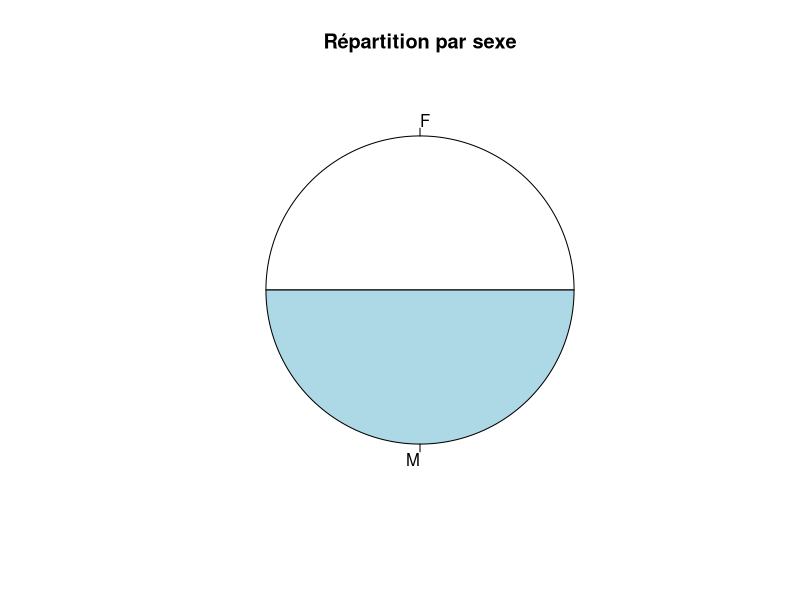
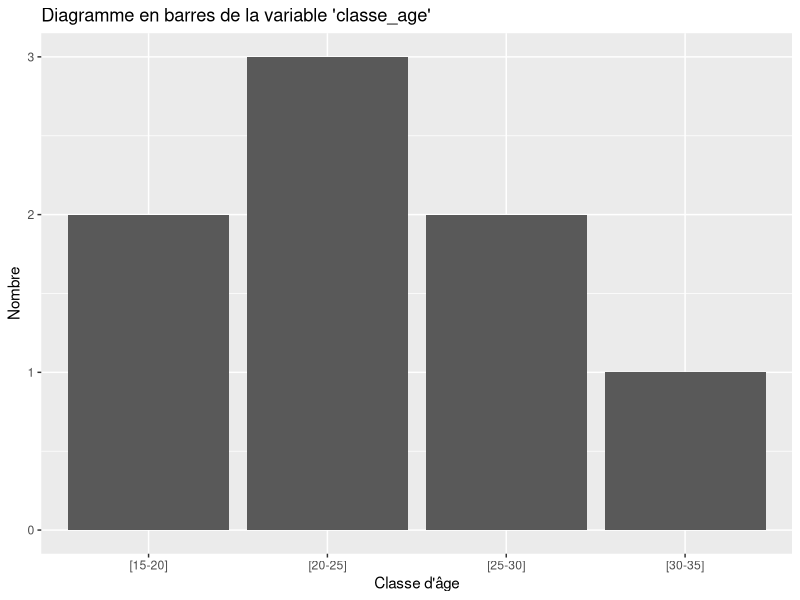

Write the R code that produced these figures, in order.
##Créer une base de données fictive ayant au moins 5 variables avec les types numériques, caractères, facteurs …
Donne <- data.frame(
  Nom = c("Ange","Aissatou","Awa","Niass","Ameth","Celina","Jeanne","Malick"),
  Age = c(19,16,20,21,22,25,29,35),
  Sexe = c("M","F","F","M","M","F","F","M"),
  Matim = c("Celibataire","Marié(e)","Celibataire","Celibataire","Marié(e)","Marié(e)","Celibataire","Marié(e)"),
  Nb_enf = c(6,0,3,0,9,0,1,1))
View(Donne)



##créer une matrice à partir de été ase de données, renommer les lignes et les colonnes.
Matrice <- as.matrix(Donne)
colnames(Matrice)<- c("Nom","Age","Sexe","Situation matrimoniale","Nombre d'enfants")
rownames(Matrice)<- c("Individu 1","Individu 2","Individu 3","Individu 4","Individu 5","Individu 6","Individu 7","Individu 8")
View(Matrice)



##Faites des statistiques descrptives
summary(Donne)



##Construisez des Graphiques

# Diagramme à secteurs
part <- table(Donne$Sexe)
pie(part, labels = names(part), main = "Répartition par sexe")

# Diagramme en barres
breaks <- seq(15, max(Donne$Age), by = 5)
labels <- paste("[", breaks[-length(breaks)], "-", breaks[-1], "]", sep="")
Donne$classe_age <- cut(Donne$Age, breaks = breaks, include.lowest = TRUE, right = FALSE, labels = labels)
if (!require(ggplot2)) install.packages('ggplot2')
library(ggplot2)
ggplot(Donne, aes(x=classe_age)) +
  geom_bar() +
  xlab("Classe d'âge") +
  ylab("Nombre") +
  ggtitle("Diagramme en barres de la variable 'classe_age'")



##Résoudre à la main un problème facile d’optimisation.

# Vecteur de coût
c <- c(-2, -3, -4)

# Matrice de contraintes
A <- matrix(c(3, 2, 1,
              2, 5, 3,
              4, 2, 2), nrow = 3, byrow = TRUE)

# Côtés droits des contraintes
b <- c(10, 15, 18)

# Solution initiale
B <- matrix(c(1, 0, 0,
              0, 1, 0,
              0, 0, 1), nrow = 3, byrow = TRUE)

# Indices des variables de base initiales
s <- c(1, 2, 3)

# Fonction Simplexe
simplex <- function(c, A, b, B, s) {
  i = 0
  j = 1
  sum = 0
  max = -1
  min = 1000000
  entryVariable = -1
  exitVariable = -1
  entryVariable.relative = -1
  exitVariable.relative = -1
  cb <- c()
  entryCriterion <- c()
  
  # Etape 1: Initialisation
  invB = solve(B)# Inversion de la matrice
  xb <- invB %*% b# Tableau de solution initiale
  
  for(i in s){# Tableau des indices de la solution
    cb <- c(cb, c[i])
  }
  cb[is.na(cb)] <- 0
  
  nos <- c()# Indices des variables candidats
  for(i in 1:3){
    if(!i %in% s){
      nos <- c(nos, i)
    }
  }
  
  # Itération par l'algorithme
  while(TRUE){
    # Etape 2: Critère d'entrée
    for(i in nos){     # On obtient le critère pour décider quelle variable va entrer dans la solution
      ac <- A[, i]
      y <- invB %*% ac
      
      candidateVariableCost = c[i]
      if(is.na(candidateVariableCost))  candidateVariableCost = 0
      entryCriterion <- c(entryCriterion, cb %*% y - candidateVariableCost)
    }
    
    for(i in entryCriterion){   # Maximum (la variable qui va entrer est obtenue)
      if(i <= 0){
        sum = sum + 1
      } else if(i > max){
        max = i
        entryVariable.relative = j
      }
      j = j + 1
    }
    
    if(sum == length(entryCriterion)){ # Une solution optimale a été trouvée
      print("[ Optimal solution ]")
      break
    }
    
    entryVariable = nos[entryVariable.relative] # L'index de la variable d'entrée est obtenu
    
    # Etape 3: Critère de sortie
    y <- c()
    sum = 0
    j = 1
    y <- invB %*% A[, entryVariable]
    
    for(i in y){
      if(i <= 0){
        sum = sum + 1
      } else if(xb[j] / i < min){
        min = xb[j] / i
        exitVariable.relative = j
      }
      j = j + 1
    }
    
    exitVariable = s[exitVariable.relative]
    
    if(sum == length(A[, entryVariable])){
      return("[ Unbounded problem ]")
    }
    
    # Etape 4: La solution est recalculée
    B[, exitVariable.relative] = A[, entryVariable]
    
    invB = solve(B)               # Inverse de la matrice B
    xb <- invB %*% b              # La solution est obtenue
    s[exitVariable.relative] = entryVariable 
    nos[which(nos == entryVariable)] = exitVariable
    cb[exitVariable.relative] = c[entryVariable]
    if(is.na(cb[exitVariable.relative]))  cb[exitVariable.relative] = 0
    
    # Les variables temporaires sont nettoyées
    i = 0
    j = 1
    sum = 0
    max = -1
    min = 1000000
    entryVariable = -1
    exitVariable = -1
    entryVariable.relative = -1
    exitVariable.relative = -1
    entryCriterion <- c()
  }
  
  # Retour des valeurs
  z = cb[i] %*% xb[i]
  return(list("Valeur des variables" = xb, "Coût minimal" = z, "Base" = s))
}

# Exécution de la fonction Simplexe avec les nouvelles données
simplex(c, A, b, B, s)